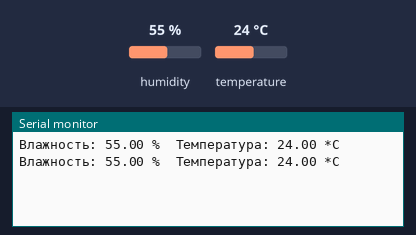
The sketch below on a simulated Arduino Uno, built with avr-gcc and run on an emulated ATmega328P. Shown: the last lines printed to the serial monitor. The test bench sets the inputs (shaded band); at power-on: humidity 55 %, temperature 24 °C.

Above: at 4.8 s.
4.9 s: humidity set to 22 %
At 7.5 s:
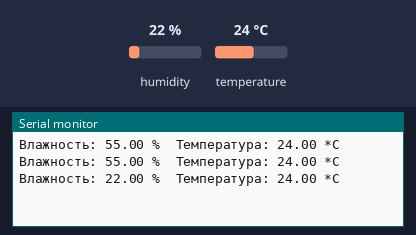
7.9 s: temperature set to 12 °C
At 9.3 s:
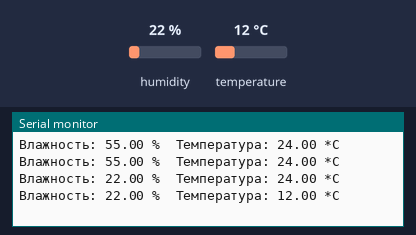
10.9 s: humidity set to 40 %
At 12.9 s:
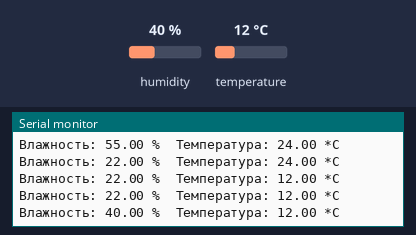
Timing chart, 0 to 14.4 s (numbered marks = the images above; inputs shaded):
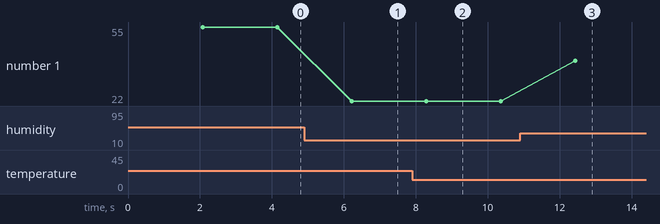

Measured:
- after the input at 4.9 s, the serial monitor: prints a new line after 1.3 s (image 1)
- after the input at 7.9 s, the serial monitor: prints a new line after 0.39 s (image 2)
- after the input at 10.9 s, the serial monitor: prints a new line after 1.5 s (image 3)
- plotted number 1: 55 → 22 after the input at 4.9 s, 22 → 40 after the input at 10.9 s

The sketch:

ESP12_DHT22.ino
```cpp
#include <DHT.h>
#include <SoftwareSerial.h>

#define DHTPIN 0
DHT dht(DHTPIN, DHT22);

SoftwareSerial mySerial(5, 4);

void setup() {
  mySerial.begin(9600);
  Serial.begin(9600);
  dht.begin();
}

void loop() {
  delay(2000);
  float h = dht.readHumidity();
  float t = dht.readTemperature();
  if (isnan(h) || isnan(t)) {
    mySerial.println("Ошибка считывания");
    Serial.println("Ошибка считывания");
    return;
  }
  mySerial.print("Влажность: ");
  mySerial.print(h);
  mySerial.print(" %\t");
  mySerial.print("Температура: ");
  mySerial.print(t);
  mySerial.println(" *C ");
  Serial.print("Влажность: ");
  Serial.print(h);
  Serial.print(" %\t");
  Serial.print("Температура: ");
  Serial.print(t);
  Serial.println(" *C ");

}
```
